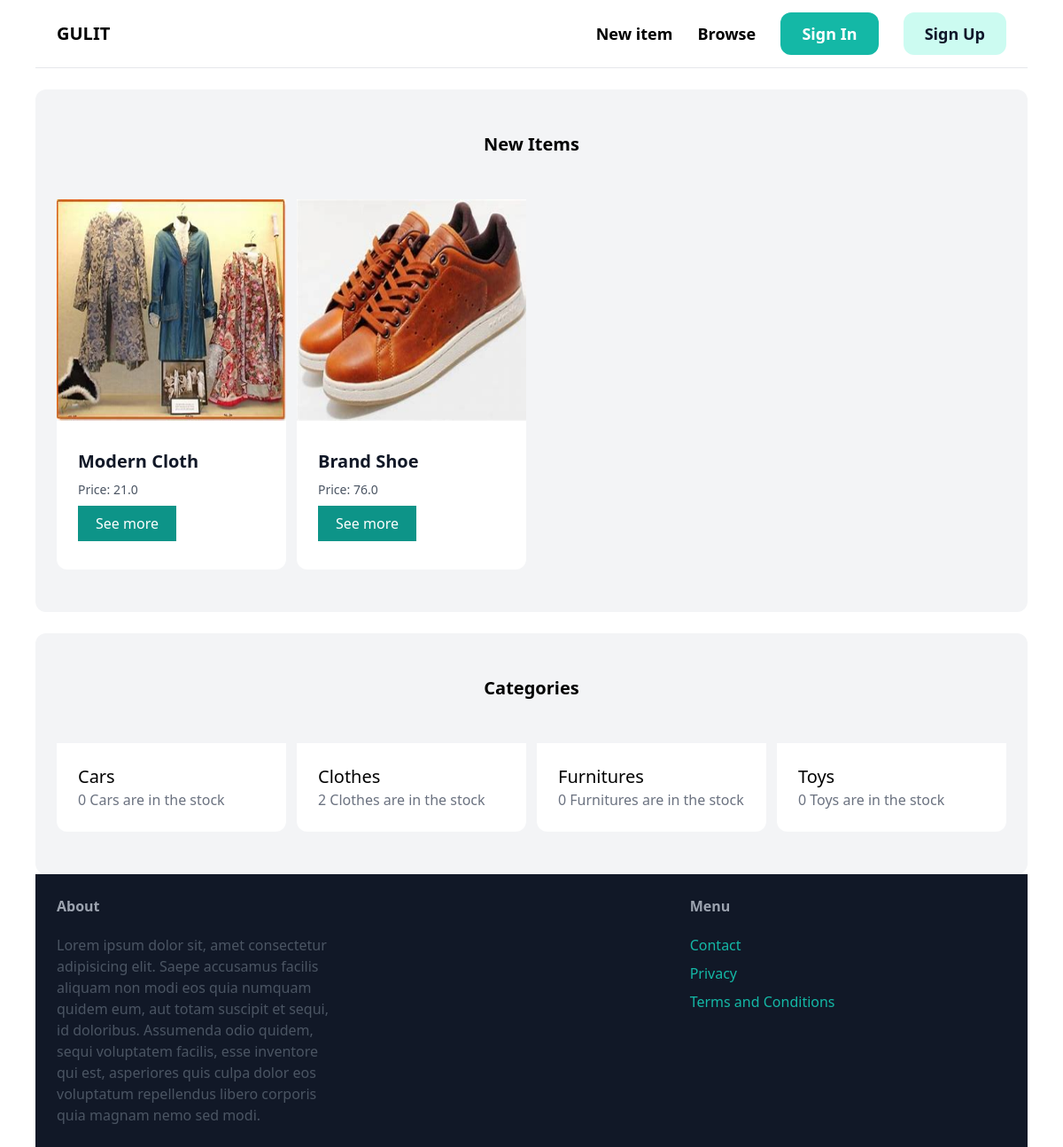
The page / on the database its author committed.
### items/models.py (models this page shows, shortened)
class Item(models.Model):
    category = models.ForeignKey(Category, related_name='items', on_delete=models.CASCADE)
    name = models.CharField(max_length=255)
    description = models.TextField(blank=True, null=True)
    price = models.FloatField()
    image = models.ImageField(upload_to='items_images', blank=True, null=True)
    is_sold = models.BooleanField(default=False)
    created_by = models.ForeignKey(User, related_name='items', on_delete=models.CASCADE)
    create_at = models.DateTimeField(auto_now_add=True)

class Category(models.Model):
    name = models.CharField(max_length=255)
    class Meta:
        ordering = ('name',)
        verbose_name_plural = 'Categories'
    def __str__(self) -> str:
        return self.name

### core/views.py (the view)
# urls.py: path('', index, name='index'),
def index(request):
    items = Item.objects.filter(is_sold=False)[0:6]
    categories = Category.objects.all()
    context = {
        'categories': categories,
        'items': items
    }
    return render(request, 'core/index.html', context)

### core/templates/core/index.html (shortened to what this page needs)
{% extends "core/base.html" %} {% block content %}
<div class="mt-6 px-6 py-12 bg-gray-100 rounded-xl">
  <h2 class="mb-12 text-xl font-semibold text-center">New Items</h2>
  <div class="grid grid-cols-4 gap-3">
    {% for item in items %}
    <div>
      <a href={% url "item:detail" item.id%}>
        <div
        className="bg-gray-50 shadow-xl my-4 pb-2 flex flex-col mx-auto text-center hover:bg-gray-100 ease-in-out duration-300"
      >
          <img
            src="{{item.image.url}}"
            alt="image"
            width={450}
            height={30}
            class="mx-auto md:h-[250px]"
          />
          <div class="p-6 bg-white rounded-b-xl">
            <h2 class="font-bold font-sans text-gray-900 text-xl py-2">{{item.name}}</h2>
            <p class="text-gray-600 font-sans text-sm">Price: {{item.price}}</p>
            <button class="my-2 text-white bg-teal-600 hover:bg-teal-400 py-2 px-5">
              See more
            </button>
          </div>
        </div>
    </div>
    {% endfor %}
  </div>
</div>
<div class="mt-6 px-6 py-12 bg-gray-100 rounded-xl">
  <h2 class="mb-12 text-xl font-semibold text-center">Categories</h2>
  <div class="grid grid-cols-4 gap-3">
    {% for category in categories %}
    <div>
      <a href="/">
        <div class="p-6 bg-white rounded-b-xl">
          <h2 class="text-xl">{{category.name}}</h2>
          <p class="text-gray-500">{{category.items.count}} {{category}} are in the stock </p>
        </div>
      </a>
    </div>
    {% endfor %}
  </div>
</div>
{% endblock content %}

### core/templates/core/base.html (shortened to what this page needs)
<!DOCTYPE html>
<html lang="en">
  <head>
    <script src="https://cdn.tailwindcss.com"></script>
  </head>
  <body class="px-10">
    <nav class="p-6 flex justify-between items-center border-b border-gray-200">
      <a href="/" class="text-xl font-bold uppercase">Gulit</a>
      <div class="space-x-6">
        <a href="/" class="text-lg font-semibold hover:text-gray-500"
          >New item</a
        >
        <a href="/" class="text-lg font-semibold hover:text-gray-500">Browse</a>
        <a
          href="/"
          class="px-6 py-3 text-lg font-semibold bg-teal-500 hover:bg-teal-700 text-white rounded-xl"
          >Sign In</a
        >
        <a
          href="/"
          class="px-6 py-3 text-lg font-semibold bg-teal-100 hover:bg-teal-200 text-slate-900 rounded-xl"
          >Sign Up</a
        >
      </div>
    </nav>
    {% block content %} {% endblock %}
    <footer class="p-6 flex justify-between bg-gray-900">
      <div class="w-1/3 pr-10">
        <h3 class="mb-5 font-semibold text-gray-400">About</h3>
        <p class="text-gray-600">
          Lorem ipsum dolor sit, amet consectetur adipisicing elit. Saepe
          accusamus facilis aliquam non modi eos quia numquam quidem eum, aut
          totam suscipit et sequi, id doloribus. Assumenda odio quidem, sequi
          voluptatem facilis, esse inventore qui est, asperiores quis culpa
          dolor eos voluptatum repellendus libero corporis quia magnam nemo sed
          modi.
        </p>
      </div>
      <div class="w-1/3">
        <h3 class="mb-5 font-semibold text-gray-400">Menu</h3>
        <ul class="space-y-2">
          <li>
            <a href="{% url 'contact' %}" class="text-teal-500 hover:text-teal-700"
              >Contact</a>
          </li>
          <li>
            <a href="/" class="text-teal-500 hover:text-teal-700"
              >Privacy</a>
          </li><li>
            <a href="/" class="text-teal-500 hover:text-teal-700"
              >Terms and Conditions</a>
          </li>
        </ul>
      </div>
    </footer>
  </body>
</html>

### rows shown on the page
Item: image (picture), name "Modern Cloth", price "21.0"
Item: image (picture), name "Brand Shoe", price "76.0"
Category: name "Cars", items.count "0"
Category: name "Clothes", items.count "2"
Category: name "Furnitures", items.count "0"
Category: name "Toys", items.count "0"
